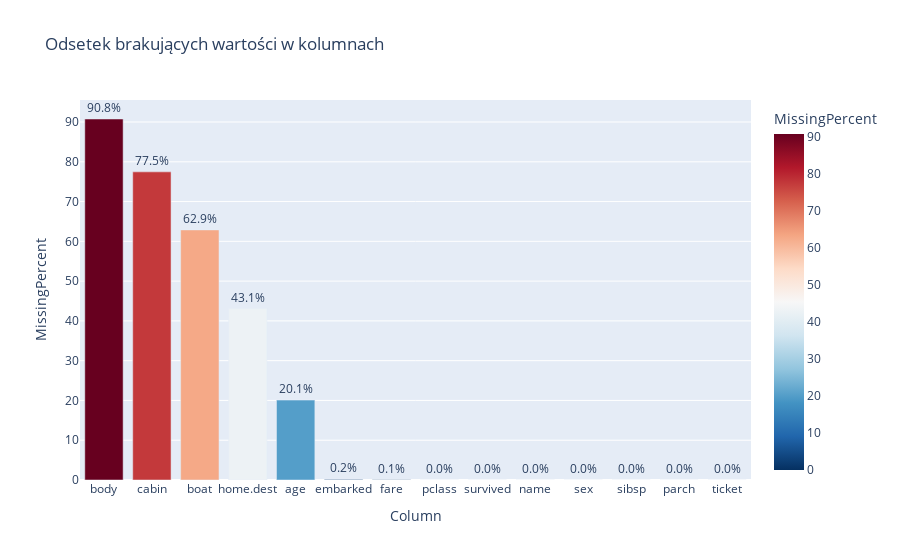

The notebook cell saved with this chart:
### Code cell
# braki - pierwszy podpunkt
missing_percent = df.isnull().mean() * 100
missing_df = missing_percent.reset_index()
missing_df.columns = ['Column', 'MissingPercent']
missing_df = missing_df.sort_values('MissingPercent', ascending=False)


fig = px.bar(
    missing_df,
    x='Column',
    y='MissingPercent',
    title='Odsetek brakujących wartości w kolumnach',
    text=missing_df['MissingPercent'].apply(lambda x: f'{x:.1f}%'),
    color='MissingPercent',
    color_continuous_scale='RdBu_r'
)
fig.update_traces(textposition='outside')
fig.show()

### Figure 1 — Plotly figure (JSON) as saved in the notebook; plotly's stock layout.template omitted (floating-point values rounded to 4 significant figures)
{"data": [{"hovertemplate": "Column=%{x}<br>MissingPercent=%{marker.color}<br>text=%{text}<extra></extra>", "legendgroup": "", "marker": {"color": [90.76, 77.46, 62.87, 43.09, 20.09, 0.1528, 0.07639, 0.0, 0.0, 0.0, 0.0, 0.0, 0.0, 0.0], "coloraxis": "coloraxis", "pattern": {"shape": ""}}, "name": "", "orientation": "v", "showlegend": false, "text": ["90.8%", "77.5%", "62.9%", "43.1%", "20.1%", "0.2%", "0.1%", "0.0%", "0.0%", "0.0%", "0.0%", "0.0%", "0.0%", "0.0%"], "textposition": "outside", "type": "bar", "x": ["body", "cabin", "boat", "home.dest", "age", "embarked", "fare", "pclass", "survived", "name", "sex", "sibsp", "parch", "ticket"], "xaxis": "x", "y": [90.76, 77.46, 62.87, 43.09, 20.09, 0.1528, 0.07639, 0.0, 0.0, 0.0, 0.0, 0.0, 0.0, 0.0], "yaxis": "y"}], "layout": {"barmode": "relative", "coloraxis": {"colorbar": {"title": {"text": "MissingPercent"}}, "colorscale": [[0, "rgb(5,48,97)"], [0.1, "rgb(33,102,172)"], [0.2, "rgb(67,147,195)"], [0.3, "rgb(146,197,222)"], [0.4, "rgb(209,229,240)"], [0.5, "rgb(247,247,247)"], [0.6, "rgb(253,219,199)"], [0.7, "rgb(244,165,130)"], [0.8, "rgb(214,96,77)"], [0.9, "rgb(178,24,43)"], [1, "rgb(103,0,31)"]]}, "legend": {"tracegroupgap": 0}, "title": {"text": "Odsetek brakujących wartości w kolumnach"}, "xaxis": {"anchor": "y", "domain": [0, 1], "title": {"text": "Column"}}, "yaxis": {"anchor": "x", "domain": [0, 1], "title": {"text": "MissingPercent"}}}}
